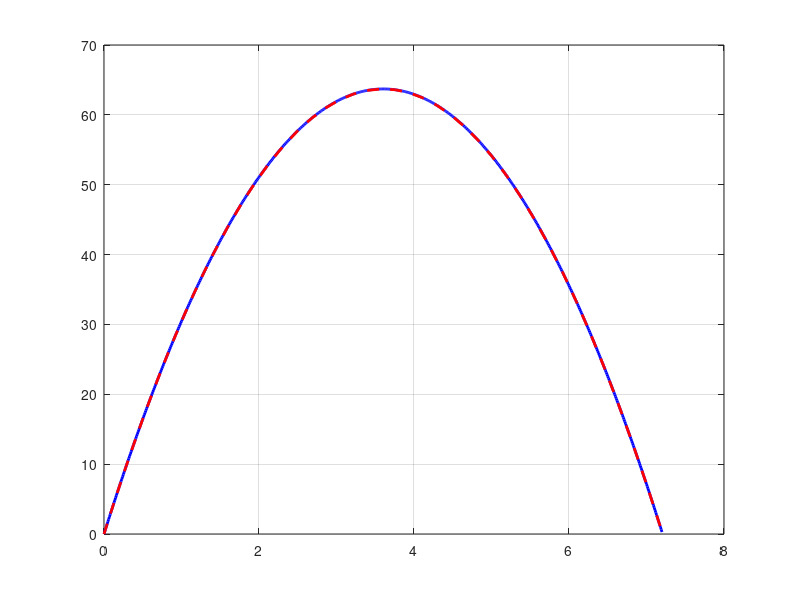

Write MATLAB code to recreate this figure.
clc
clear 
close all
%% jednoduche modelovanie sikmeho vrhu 
% Rovnice pohybu:
% mẍ = 0
% mÿ = -mg
%
% Parametry:
% m = 2 [kg]
% g = 9.81 [m/s²]
% v₀ = 50 [m/s]
% γ = 45 [°]
%
% Simulační čas:
% t = [0: 0.01: 7.2]
%
% Počáteční podmínky:
% vₓ = v₀ cos(γ)
% vᵧ = v₀ sin(γ)

m  = 2;
g = 9.81;
vo = 50;
uhol = 0.785398163;
tmin = 0;
tmax=  7.2;
dt = 0.01; 
h = dt;


function dX = odeFcn(t,X)
    A = [0  1 0 0; 0 0 0 0;0 0 0 1; 0 0 0 0];
    B = [0;0;0;-9.81];
    dX = A*X+B;
end


x0 = [0 vo*cos(uhol) 0 vo*sin(uhol) ];
t = tmin:dt:tmax;
n = length(t);

x_RK = zeros(length(x0), n);
x_RK(:,1) = x0;

for i = 1:n-1
    a1 = odeFcn(t(i), x_RK(:,i));
    a2 = odeFcn(t(i)+h/2, x_RK(:,i)+h/2*a1);
    a3 = odeFcn(t(i)+h/2, x_RK(:,i)+h/2*a2);
    a4 = odeFcn(t(i)+h, x_RK(:,i)+h*a3);
    x_RK(:,i+1) = x_RK(:,i) + (h/6)*(a1 + 2*a2 + 2*a3 + a4);
end

[t_ode, x_ode] = ode45(@odeFcn, [tmin tmax], x0);

plot(t, x_RK(3,:), 'b-', 'LineWidth', 2); 
hold on
plot(t_ode, x_ode(:,3), 'r--', 'LineWidth', 2);
grid on
